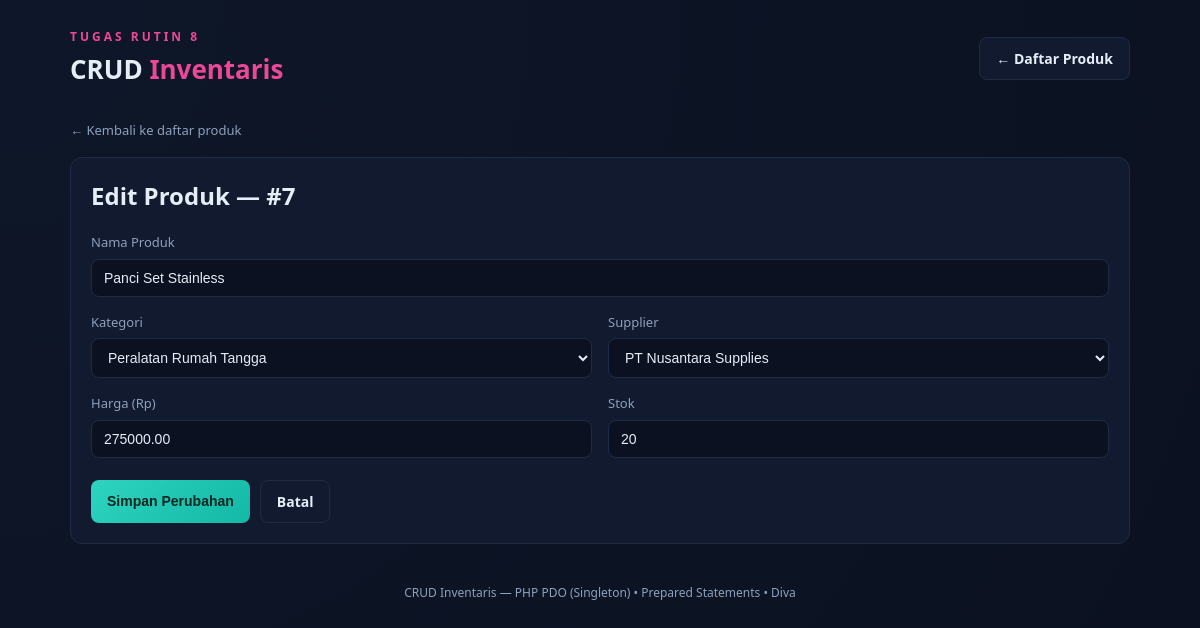
The page /edit.php?id=7 on the database its author committed.
### tables this page shows
CREATE TABLE produk (
  id            INT AUTO_INCREMENT PRIMARY KEY,
  nama_produk   VARCHAR(150) NOT NULL,
  kategori_id   INT NOT NULL,
  supplier_id   INT NOT NULL,
  harga         DECIMAL(12,2) NOT NULL DEFAULT 0,
  stok          INT NOT NULL DEFAULT 0,
  created_at    TIMESTAMP DEFAULT CURRENT_TIMESTAMP,
  CONSTRAINT fk_produk_kategori
    FOREIGN KEY (kategori_id) REFERENCES kategori(id)
    ON DELETE RESTRICT ON UPDATE CASCADE,
  CONSTRAINT fk_produk_supplier
    FOREIGN KEY (supplier_id) REFERENCES supplier(id)
    ON DELETE RESTRICT ON UPDATE CASCADE
);

CREATE TABLE kategori (
  id             INT AUTO_INCREMENT PRIMARY KEY,
  nama_kategori  VARCHAR(100) NOT NULL,
  deskripsi      VARCHAR(255) DEFAULT NULL
);

CREATE TABLE supplier (
  id             INT AUTO_INCREMENT PRIMARY KEY,
  nama_supplier  VARCHAR(100) NOT NULL,
  kontak         VARCHAR(50)  DEFAULT NULL,
  alamat         VARCHAR(255) DEFAULT NULL
);

### includes/functions.php (called while the page is built, shortened)
<?php
function e(?string $value): string
{
    return htmlspecialchars($value ?? '', ENT_QUOTES, 'UTF-8');
}

### edit.php (the view, shortened to what this page needs)
<?php
require_once __DIR__ . '/includes/functions.php';
$pdo = Database::getInstance();
$id = (int) ($_GET['id'] ?? $_POST['id'] ?? 0);
$stmt = $pdo->prepare('SELECT * FROM produk WHERE id = :id');
$stmt->execute([':id' => $id]);
$produk = $stmt->fetch();
$kategoriList = $pdo->query('SELECT id, nama_kategori FROM kategori ORDER BY nama_kategori')->fetchAll();
$supplierList = $pdo->query('SELECT id, nama_supplier FROM supplier ORDER BY nama_supplier')->fetchAll();
$old = [
    'nama_produk' => $produk['nama_produk'],
    'kategori_id' => $produk['kategori_id'],
    'supplier_id' => $produk['supplier_id'],
    'harga'       => $produk['harga'],
    'stok'        => $produk['stok'],
];
require __DIR__ . '/includes/header.php';
?>
<a href="index.php" class="back-link">&larr; Kembali ke daftar produk</a>
<div class="card">
  <h2 style="margin-top:0;">Edit Produk — #<?= e((string) $id) ?></h2>
  <form method="post" action="edit.php?id=<?= (int) $id ?>" novalidate>
    <div class="form-grid">
      <div class="full">
        <label for="nama_produk">Nama Produk</label>
        <input type="text" id="nama_produk" name="nama_produk" value="<?= e($old['nama_produk']) ?>">
      </div>
      <div>
        <label for="kategori_id">Kategori</label>
        <select id="kategori_id" name="kategori_id">
          <?php foreach ($kategoriList as $k): ?>
            <option value="<?= (int) $k['id'] ?>" <?= (string) $old['kategori_id'] === (string) $k['id'] ? 'selected' : '' ?>>
              <?= e($k['nama_kategori']) ?>
            </option>
          <?php endforeach; ?>
        </select>
      </div>
      <div>
        <label for="supplier_id">Supplier</label>
        <select id="supplier_id" name="supplier_id">
          <?php foreach ($supplierList as $s): ?>
            <option value="<?= (int) $s['id'] ?>" <?= (string) $old['supplier_id'] === (string) $s['id'] ? 'selected' : '' ?>>
              <?= e($s['nama_supplier']) ?>
            </option>
          <?php endforeach; ?>
        </select>
      </div>
      <div>
        <label for="harga">Harga (Rp)</label>
        <input type="number" id="harga" name="harga" min="0" step="0.01" value="<?= e((string) $old['harga']) ?>">
      </div>
      <div>
        <label for="stok">Stok</label>
        <input type="number" id="stok" name="stok" min="0" step="1" value="<?= e((string) $old['stok']) ?>">
      </div>
    </div>
    <div class="form-actions">
      <button type="submit" class="btn btn-primary">Simpan Perubahan</button>
      <a href="index.php" class="btn btn-secondary">Batal</a>
    </div>
  </form>
</div>
<?php require __DIR__ . '/includes/footer.php'; ?>

### css/style.css (style rules this page uses)
:root { --bg: #0b1120; --bg-card: #111a2e; --bg-card-hover: #16213a; --border: #1f2c46; --teal: #2dd4bf; --pink: #ec4899; --text: #e5edf7; --text-dim: #8ea0bd; --green: #22c55e; --red: #f43f5e; --yellow: #eab308; --radius: 12px; }
* { box-sizing: border-box; }
body { margin: 0; font-family: "Segoe UI", Roboto, Arial, sans-serif; background: radial-gradient(circle at top left, #0e1729, var(--bg)); color: var(--text); line-height: 1.5; }
.btn { display: inline-flex; align-items: center; gap: 6px; border: none; border-radius: 8px; padding: 10px 16px; font-size: 14px; font-weight: 600; cursor: pointer; text-decoration: none; transition: transform .12s ease, opacity .12s ease; }
.btn-primary { background: linear-gradient(135deg, var(--teal), #14b8a6); color: #062621; }
.btn-secondary { background: var(--bg-card); color: var(--text); border: 1px solid var(--border); }
.card { background: var(--bg-card); border: 1px solid var(--border); border-radius: var(--radius); padding: 20px; }
.form-grid { display: grid; grid-template-columns: 1fr 1fr; gap: 16px; }
.form-grid .full { grid-column: 1 / -1; }
label { display: block; font-size: 13px; color: var(--text-dim); margin-bottom: 6px; }
input[type="text"], input[type="number"], select, textarea { width: 100%; background: var(--bg); border: 1px solid var(--border); color: var(--text); padding: 10px 12px; border-radius: 8px; font-size: 14px; }
.form-actions { display: flex; gap: 10px; margin-top: 22px; }
.back-link { display: inline-block; margin-bottom: 16px; color: var(--text-dim); text-decoration: none; font-size: 13px; }

### rows shown on the page
produk: nama_produk "Panci Set Stainless", kategori_id "Peralatan Rumah Tangga", supplier_id "PT Nusantara Supplies", harga "275000.00", stok "20"

### other values the page prints
$id "7"
